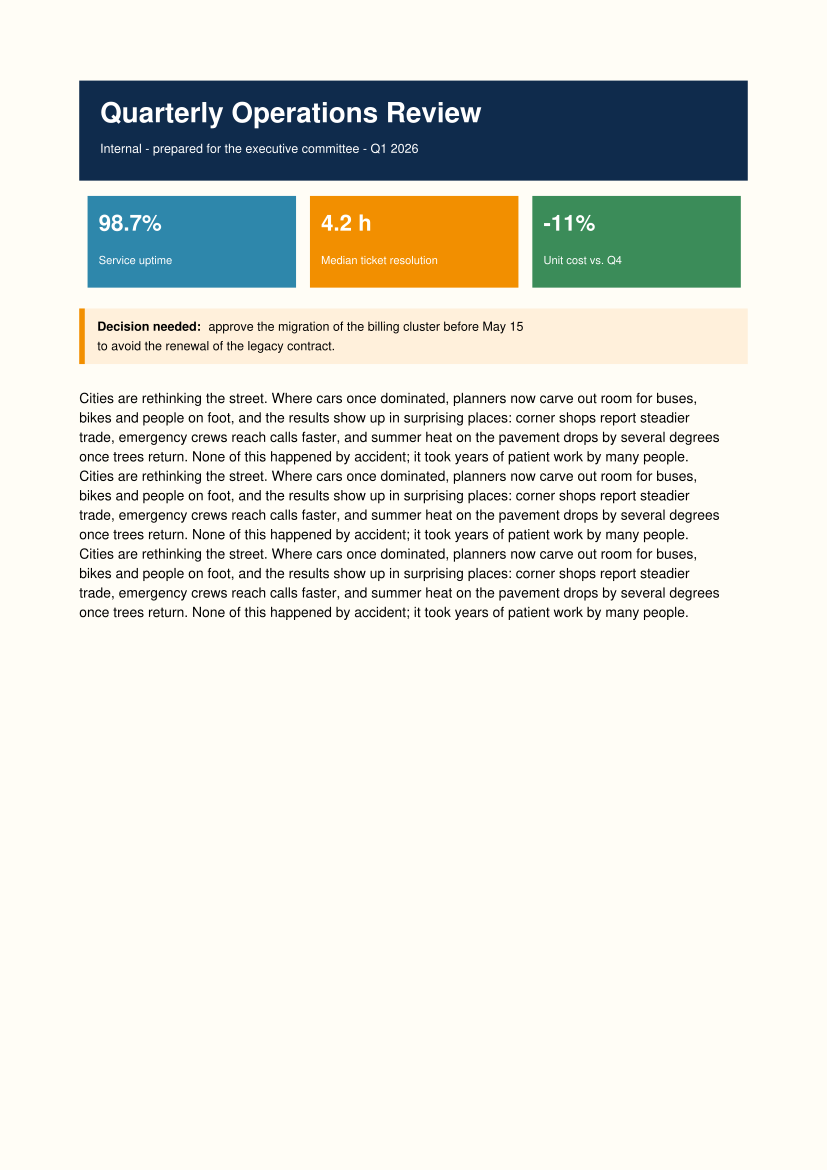

Write the Python code that produced this figure.
"""生成测试夹具 color-blocks.pdf：带底色的文字块。两页都铺着浅米色的页面底色；
第 1 页：深色横幅（白色标题 + 副标题）、一行三个彩色指标卡片（白字）、左边带色条的提示框、正文；
第 2 页：左侧深色侧边栏（白字的联系方式、技能、两行一组的条目）+ 右侧正文。
以前：可编辑排版不画正文区域的色块，白字落在白纸上看不见；侧边栏这样带文字的色块被当成图整块截成图片，文字不能编辑；
页面底色接近白色，没有转换。"""
import sys
from reportlab.pdfgen import canvas
from reportlab.lib.colors import Color

out = sys.argv[1] if len(sys.argv) > 1 else "color-blocks.pdf"
W, H = 595, 842
c = canvas.Canvas(out, pagesize=(W, H))
cream = Color(1, 0.992, 0.965)
navy = Color(0.06, 0.17, 0.30)
white = Color(1, 1, 1)
body = [
    "Cities are rethinking the street. Where cars once dominated, planners now carve out room for buses,",
    "bikes and people on foot, and the results show up in surprising places: corner shops report steadier",
    "trade, emergency crews reach calls faster, and summer heat on the pavement drops by several degrees",
    "once trees return. None of this happened by accident; it took years of patient work by many people.",
]


def page_bg():
    c.setFillColor(cream)
    c.rect(0, 0, W, H, stroke=0, fill=1)


def y(v):
    return H - v


# 第 1 页
page_bg()
c.setFillColor(navy)
c.rect(57, y(130), 481, 72, stroke=0, fill=1)
c.setFillColor(white)
c.setFont("Helvetica-Bold", 20)
c.drawString(72, y(88), "Quarterly Operations Review")
c.setFont("Helvetica", 9)
c.drawString(72, y(110), "Internal - prepared for the executive committee - Q1 2026")
cards = [((0.18, 0.53, 0.67), "98.7%", "Service uptime"), ((0.95, 0.56, 0.0), "4.2 h", "Median ticket resolution"), ((0.23, 0.55, 0.35), "-11%", "Unit cost vs. Q4")]
for k, (col, big, small) in enumerate(cards):
    x = 63 + k * 160
    c.setFillColor(Color(*col))
    c.rect(x, y(207), 150, 66, stroke=0, fill=1)
    c.setFillColor(white)
    c.setFont("Helvetica-Bold", 16)
    c.drawString(x + 8, y(166), big)
    c.setFont("Helvetica", 8)
    c.drawString(x + 8, y(190), small)
c.setFillColor(Color(1, 0.94, 0.86))
c.rect(57, y(262), 481, 40, stroke=0, fill=1)
c.setFillColor(Color(0.95, 0.56, 0.0))
c.rect(57, y(262), 4, 40, stroke=0, fill=1)
c.setFillColor(Color(0, 0, 0))
c.setFont("Helvetica-Bold", 9)
c.drawString(70, y(238), "Decision needed:")
c.setFont("Helvetica", 9)
c.drawString(150, y(238), "approve the migration of the billing cluster before May 15")
c.drawString(70, y(252), "to avoid the renewal of the legacy contract.")
c.setFont("Helvetica", 10)
for i, s in enumerate(body * 3):
    c.drawString(57, y(290 + 14 * i), s)
c.showPage()

# 第 2 页：侧边栏
page_bg()
c.setFillColor(navy)
c.rect(0, 0, 190, H, stroke=0, fill=1)
c.setFillColor(white)
side = [("Helvetica-Bold", 11, "CONTACT"), ("Helvetica", 8.5, "Phone 138-0000-0000"), ("Helvetica", 8.5, "zhang.wei@example.com"),
        ("Helvetica", 8.5, "Pudong, Shanghai"), ("Helvetica-Bold", 11, "SKILLS"), ("Helvetica", 8.5, "Python / SQL"),
        ("Helvetica", 8.5, "Spark / Flink"), ("Helvetica", 8.5, "Kafka"), ("Helvetica-Bold", 11, "EDUCATION"),
        ("Helvetica", 8.5, "MSc Computer Science"), ("Helvetica", 8.5, "Example University, 2014 - 2017")]
for i, (f, sz, t) in enumerate(side):
    c.setFont(f, sz)
    c.drawString(24, y(160 + 24 * i), t)
c.setFillColor(Color(0, 0, 0))
c.setFont("Helvetica-Bold", 20)
c.drawString(220, y(90), "Zhang Wei")
c.setFont("Helvetica", 10)
for i, s in enumerate(["Senior data engineer with eight years of experience in batch and",
                       "stream processing, data governance and the design of large pipelines.",
                       "Led a team of six engineers and migrated two hundred jobs to the cloud.",
                       "Speaks at meetups about data quality and cost control in data platforms."]):
    c.drawString(220, y(130 + 15 * i), s)
c.showPage()
c.save()
